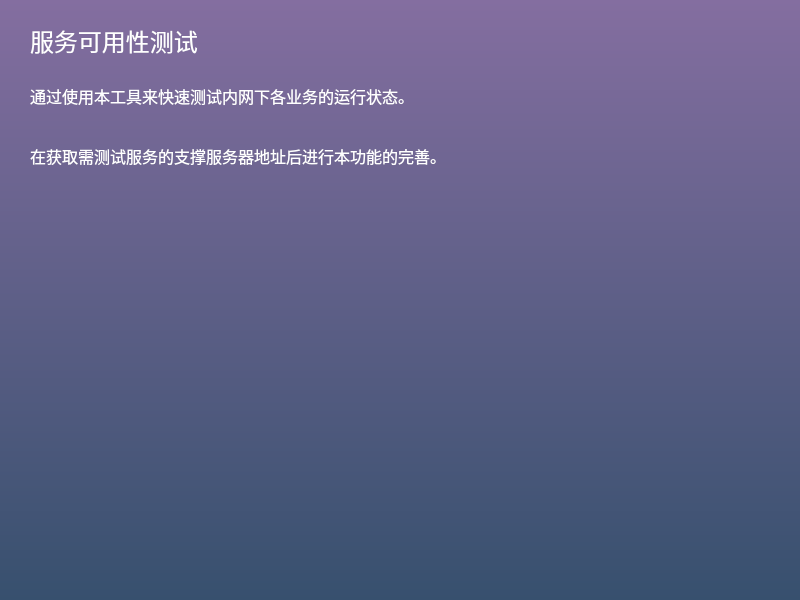
<?xml version="1.0" encoding="UTF-8"?>
<ui version="4.0">
 <class>ServiceAvailability</class>
 <widget class="QMainWindow" name="ServiceAvailability">
  <property name="geometry">
   <rect>
    <x>0</x>
    <y>0</y>
    <width>800</width>
    <height>600</height>
   </rect>
  </property>
  <property name="minimumSize">
   <size>
    <width>800</width>
    <height>600</height>
   </size>
  </property>
  <property name="maximumSize">
   <size>
    <width>800</width>
    <height>600</height>
   </size>
  </property>
  <property name="windowTitle">
   <string>MainWindow</string>
  </property>
  <property name="styleSheet">
   <string notr="true"/>
  </property>
  <widget class="QWidget" name="centralwidget">
   <property name="styleSheet">
    <string notr="true">background-color: qlineargradient(y1: 0, y2: 1, stop: 0 rgb(132, 110, 160), stop:1 rgb(55, 80, 110));

color: rgb(255, 255, 255); </string>
   </property>
   <widget class="QStackedWidget" name="service_avil_stackedWidget">
    <property name="geometry">
     <rect>
      <x>0</x>
      <y>0</y>
      <width>791</width>
      <height>591</height>
     </rect>
    </property>
    <property name="styleSheet">
     <string notr="true">background: transparent; </string>
    </property>
    <widget class="QWidget" name="page_main">
     <widget class="QLabel" name="util_serv_avai_header">
      <property name="geometry">
       <rect>
        <x>30</x>
        <y>20</y>
        <width>411</width>
        <height>41</height>
       </rect>
      </property>
      <property name="font">
       <font>
        <family>Noto Mono</family>
        <pointsize>18</pointsize>
        <weight>50</weight>
        <italic>false</italic>
        <bold>false</bold>
       </font>
      </property>
      <property name="styleSheet">
       <string notr="true">font: 18pt &quot;Noto Mono&quot;;</string>
      </property>
      <property name="text">
       <string>服务可用性测试</string>
      </property>
     </widget>
     <widget class="QLabel" name="util_serv_avai_subheader">
      <property name="geometry">
       <rect>
        <x>30</x>
        <y>80</y>
        <width>731</width>
        <height>31</height>
       </rect>
      </property>
      <property name="font">
       <font>
        <family>Noto Mono</family>
        <pointsize>12</pointsize>
        <weight>50</weight>
        <italic>false</italic>
        <bold>false</bold>
       </font>
      </property>
      <property name="styleSheet">
       <string notr="true">font: 12pt &quot;Noto Mono&quot;;</string>
      </property>
      <property name="text">
       <string>通过使用本工具来快速测试内网下各业务的运行状态。</string>
      </property>
      <property name="wordWrap">
       <bool>true</bool>
      </property>
     </widget>
     <widget class="QLabel" name="util_serv_avai_dev_prog">
      <property name="geometry">
       <rect>
        <x>30</x>
        <y>140</y>
        <width>731</width>
        <height>31</height>
       </rect>
      </property>
      <property name="font">
       <font>
        <family>Noto Mono</family>
        <pointsize>12</pointsize>
        <weight>50</weight>
        <italic>false</italic>
        <bold>false</bold>
       </font>
      </property>
      <property name="styleSheet">
       <string notr="true">font: 12pt &quot;Noto Mono&quot;;</string>
      </property>
      <property name="text">
       <string>在获取需测试服务的支撑服务器地址后进行本功能的完善。</string>
      </property>
      <property name="wordWrap">
       <bool>true</bool>
      </property>
     </widget>
    </widget>
    <widget class="QWidget" name="page_2"/>
   </widget>
  </widget>
 </widget>
 <resources/>
 <connections/>
</ui>
